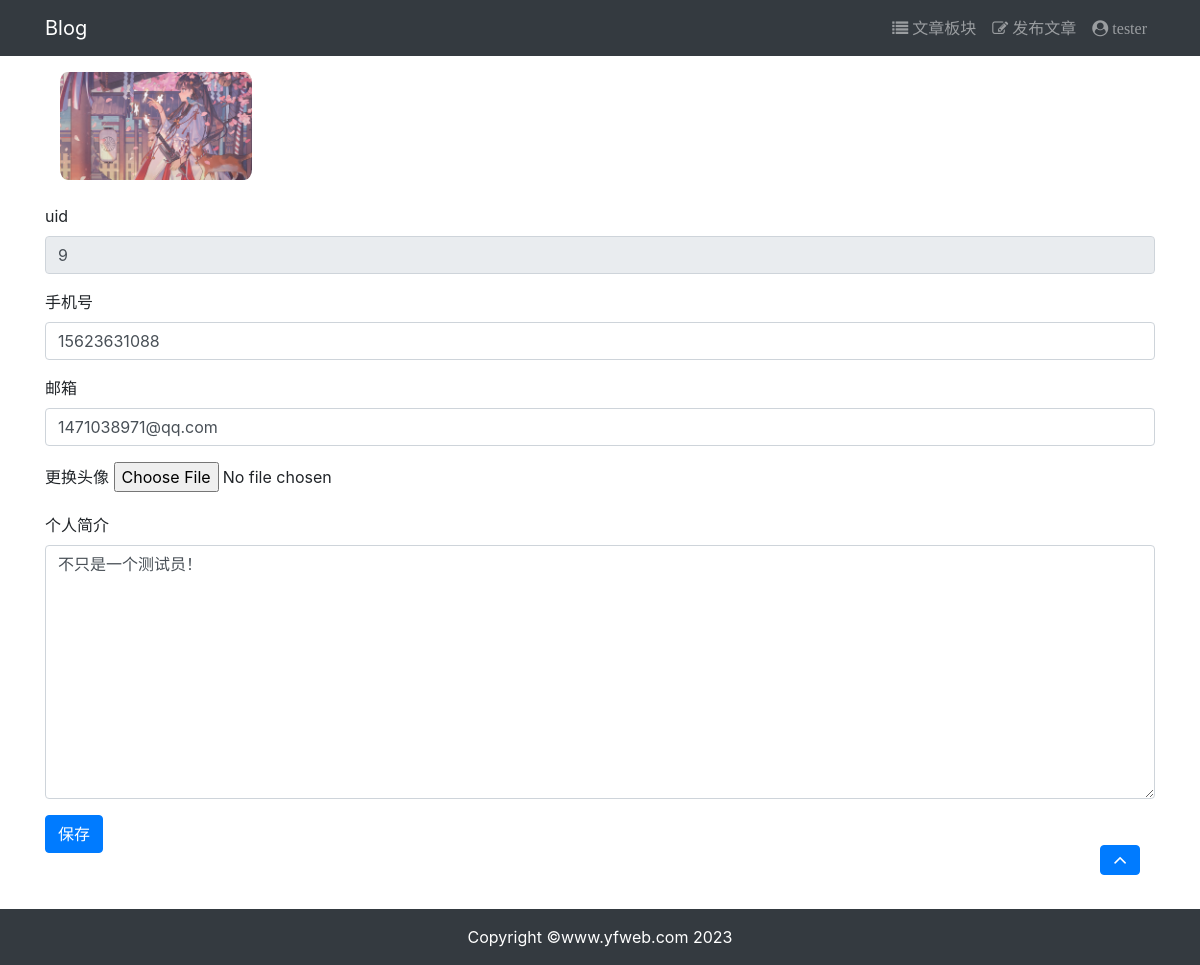
The page /user/userprofile_edit/9/ (signed in) on the database its author committed.
### user/models.py (models this page shows, shortened)
class UserProfile(models.Model):
    user = models.OneToOneField(to=User, on_delete=models.CASCADE, related_name='userprofile')
    phone = models.CharField(verbose_name='手机号', max_length=20, blank=True)
    email = models.EmailField(verbose_name='邮箱', blank=True)
    avatar = models.ImageField(verbose_name='头像', upload_to='avatar/%Y%m%d/', blank=True)  # ImageField不存储图片本身
    biography = models.TextField(verbose_name='个人简介', max_length=100, blank=True)

### user/views.py (the view, shortened to what this page needs)
# urls.py: path('userprofile_edit/<int:pk>/', views.userprofile_edit, name='userprofile_edit'),
@login_required(login_url='/user/login/')
def userprofile_edit(request, pk):
    user = User.objects.filter(pk=pk).first()
    userprofile = UserProfile.objects.filter(user_id=pk).first()
    if not userprofile:  # 不存在userprofile就创建
        userprofile = UserProfile.objects.create(user=user)
    if request.method == 'GET':
        userprofile.email = user.email
        form = UserProfileForm(instance=userprofile)
        data = {
            'form': form,
            'user': user,
            'userprofile': userprofile,
        }
        return render(request, 'userprofile/edit.html', data)

### user/forms.py
class UserProfileForm(MyModelForm):
    excludes = ['avatar']
    readonly = ['user']
    class Meta:
        model = models.UserProfile
        fields = ['user', 'phone', 'email', 'avatar', 'biography', ]
        labels = {'user': 'uid', 'phone': '手机号', 'email': '邮箱', 'avatar': '更换头像', 'biography': '个人简介'}
        widgets = {
            'user': forms.TextInput,
            'phone': forms.TextInput,
            'email': forms.EmailInput,
            'avatar': forms.FileInput,
            'biography': forms.Textarea,
        }
    def __init__(self, *args, **kwargs):
        super().__init__(*args, **kwargs)

### templates/userprofile/edit.html (shortened to what this page needs)
{% extends 'base.html' %}
{% load static %}
{% block content %}
    <div class="container">
        <div class="row">
            <div class="col-12">
                {% if userprofile.avatar %}
                    <br>
                    <img src="{{ userprofile.avatar.url }}" alt="图像违规"
                         style="max-width: 20%; border-radius: 10%;" class="img-circle col-md-4">
                    <br>
                {% else %}
                    <br>
                    <img src="/media/avatar/default/img.png" alt="暂无头像"
                         style="max-width: 20%; border-radius: 10%;" class="img-circle col-md-4">
                    <br>
                {% endif %}
                <br>
                <form method="post" action="." enctype="multipart/form-data">
                    {% for field in form %}
                        <div class="form-group" class="col-md-4">
                            <label for="{{ field.name }}">{{ field.label }}</label>
                            {{ field }}
                        </div>
                    {% endfor %}
                    <button type="submit" class="btn btn-primary">保存</button>
                </form>
            </div>
        </div>
    </div>
{% endblock %}

### templates/header.html (shortened to what this page needs)
{% load static %}
<nav class="navbar fixed-top navbar-expand-lg navbar-dark bg-dark">
    <div class="container">
        <a class="navbar-brand" href="#">Blog</a>
        <div>
            <ul class="navbar-nav">
                <li class="nav-item">
                    <a class="nav-link" href="{% url 'article:article_list' %}">
                        <i class="fa fa-list" aria-hidden="true">
                            文章板块
                        </i>
                    </a>
                </li>
                <li class="nav-item">
                    <a class="nav-link" href="{% url 'article:article_create' %}">
                        <i class="fa fa-edit" aria-hidden="true">
                            发布文章
                        </i>
                    </a>
                </li>
                {% if user.is_authenticated %}
                    <li class="nav-item dropdown">
                        <a class="nav-link" href="#" id="navbarDropdown" role="button"
                           data-toggle="dropdown" aria-haspopup="true" aria-expanded="false">
                            <i class="fa fa-user-circle" aria-hidden="true">
                                {{ user.username }}
                            </i>
                        </a>
                    </li>
                {% endif %}
            </ul>
        </div>
    </div>
</nav>
<br>
<br>

### rows shown on the page
UserProfile: avatar (picture), form "9" "15623631088" "1471038971@qq.com" "不只是一个测试员！"

### other values the page prints
{{ user.username }} "tester"
{{ field.label }} "uid" "手机号" "邮箱" "更换头像" "个人简介"
